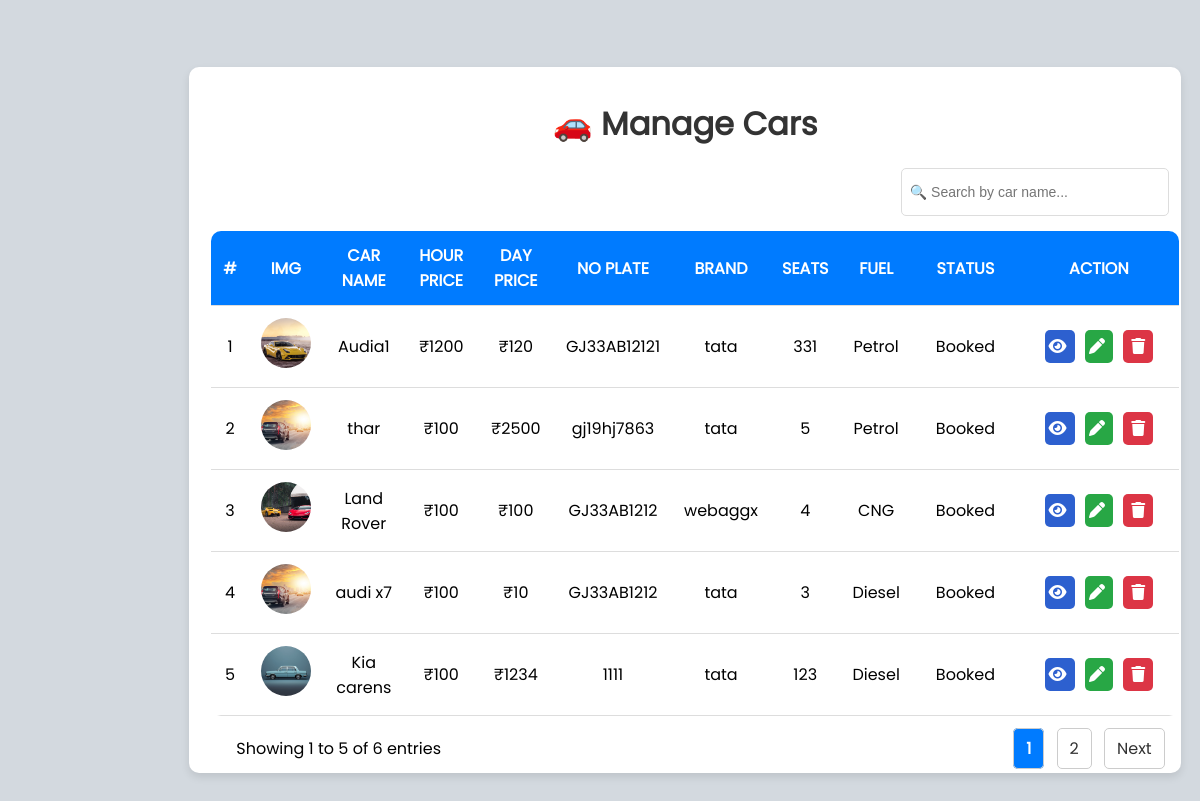
/admin/managecar.php, run on the app's committed database.
### tables this page shows
CREATE TABLE IF NOT EXISTS `car_list` (
  `vid` int NOT NULL AUTO_INCREMENT,
  `cname` varchar(255) NOT NULL,
  `modal` int NOT NULL,
  `chprice` int NOT NULL,
  `price` int NOT NULL,
  `no_plate` varchar(255) NOT NULL,
  `brand` varchar(255) NOT NULL,
  `image` varchar(255) NOT NULL,
  `seat` int NOT NULL,
  `fual` varchar(255) NOT NULL,
  `door` int NOT NULL,
  `en_power` varchar(255) NOT NULL,
  `en_type` varchar(255) NOT NULL,
  `break_type` varchar(255) NOT NULL,
  `fual_capacity` int NOT NULL,
  `mileage` int NOT NULL,
  `status` int NOT NULL,
  `accessories` varchar(255) NOT NULL,
  PRIMARY KEY (`vid`)
);

### admin/managecar.php (the view, shortened to what this page needs)
<?php
@include "include/config.php";
$limit = 5;
$page = isset($_GET['page']) ? $_GET['page'] : 1;
$start = ($page - 1) * $limit;
$sql = "SELECT * FROM car_list LIMIT $start, $limit";
$result = mysqli_query($conn, $sql);
$total_result = mysqli_query($conn, "SELECT COUNT(*) AS total FROM car_list");
$total_row = mysqli_fetch_assoc($total_result);
$total_entries = $total_row['total'];
$total_pages = ceil($total_entries / $limit);
?>
<!DOCTYPE html>
<html lang="en">
<head>
    <link rel="stylesheet" href="css/all.min.css">
    <link rel="stylesheet" href="css/fontawesome.min.css">
</head>
<body>
    <div class="container">
        <h1>🚗 Manage Cars</h1>
        <div class="search-container">
            <input type="text" id="search" placeholder="🔍 Search by car name..." autocomplete="off" onkeyup="searchTable()">
        </div>
        <div class="table-container">
            <table id="carTable">
                <thead>
                    <tr>
                        <th>#</th>
                        <th>img</th>
                        <th>Car Name</th>
                        <th>Hour Price</th>
                        <th>Day Price</th>
                        <th>No Plate</th>
                        <th>Brand</th>
                        <th>Seats</th>
                        <th>Fuel</th>
                        <th>Status</th>
                        <th style="padding: 0px 50px;">Action</th>
                    </tr>
                </thead>
                <tbody>
                    <?php
                    $n = 1;
                    while ($row = mysqli_fetch_assoc($result)) {
                       $image= explode(',',$row['image'])
                    ?>
                        <tr>
                            <td><?php echo $n; ?></td>
                            <td><img src="img/<?php echo $image[0]; ?>" alt="car"></td>
                            <td class="car-name"><?php echo $row['cname']; ?></td>
                            <td>₹<?php echo $row['chprice']; ?></td>
                            <td>₹<?php echo $row['price']; ?></td>
                            <td><?php echo $row['no_plate']; ?></td>
                            <td><?php echo $row['brand']; ?></td>
                            <td><?php echo $row['seat']; ?></td>
                            <td><?php echo $row['fual']; ?></td>
                            <td>
                                <span class="status <?php echo strtolower($row['status']); ?>">
                                    <?php
                                    if ($row['status'] == 0) echo "<span class='available'> Available</span>";
                                    elseif ($row['status'] == 1) echo "<span class='booked'>Booked </span>";
                                    elseif ($row['status'] == 2) echo "<span class='maintenance'>Maintenance </span>";
                                    else echo "Not Available";
                                    ?>
                                </span>
                            </td>
                            <td>
                            <a class="view" style="padding:5px 4px;" href="viewcar.php?vid=<?php echo $row['vid']; ?>">
                                    <i class="fa-solid fa-eye"></i>
                                </a>
                                <a class="edit" style="padding:5px 4px;" href="update.php?vid=<?php echo $row['vid']; ?>">
                                    <i class="fa-solid fa-pen"></i>
                                </a>
                                <a class="delete" href="delete.php?vid=<?php echo $row['vid']; ?>">
                                    <i class="fa-solid fa-trash"></i>
                                </a>
                            </td>
                        </tr>
                    <?php
                        $n++;
                    }
                    ?>
                </tbody>
            </table>
            <div class="d-flex">
                <div>Showing <?php echo $start + 1; ?> to <?php echo min($start + $limit, $total_entries); ?> of <?php echo $total_entries; ?> entries</div>
                <div class="pagination">
                    <?php for ($i = 1; $i <= $total_pages; $i++): ?>
                        <a href="?page=<?php echo $i; ?>" class="page-link <?php echo $i == $page ? 'active' : ''; ?>"><?php echo $i; ?></a>
                    <?php endfor; ?>
                    <?php if ($page < $total_pages): ?>
                        <a href="?page=<?php echo $page + 1; ?>" class="page-link">Next</a>
                    <?php endif; ?>
                </div>
            </div>
        </div>
    </div>
</body>
</html>

### admin/managecar.php (style rules this page uses)
body { font-family: 'pop-regular', sans-serif; background: rgb(211, 217, 223); margin: 0; padding: 20px; display: flex; justify-content: center; align-items: center; height: 100vh; }
.container { background: #fff; padding: 12px; border-radius: 10px; box-shadow: 0px 4px 8px rgba(0, 0, 0, 0.1); text-align: center; margin-left: 170px; }
h1 { color: #333; margin-bottom: 20px; }
.search-container { margin-bottom: 15px; text-align: right; }
.search-container input { padding: 8px; font-size: 14px; width: 250px; height: 30px; border-radius: 5px; border: 1px solid #ddd; }
table { width: 100%; border-collapse: collapse; background: #fff; border-radius: 10px; overflow: hidden; text-align: center; margin-left: 10px; }
th, td { padding: 12px; text-align: center; border-bottom: 1px solid #ddd; }
th { background: #007BFF; color: white; text-transform: uppercase; }
.status { padding: 5px 12px; border-radius: 20px; color: #000; }
.edit, .delete , .view { margin: 0 5px; font-size: 16px; transition: 0.3s; padding: 5px 8px; border-radius: 5px; text-decoration: none; }
.edit { background: #28a745; color: white; }
.delete { background: #dc3545; color: white; }
.view { background:rgb(45, 96, 207); color: white; }
.d-flex { display: flex; justify-content: space-between; align-items: center; margin-top: 20px; margin-left: 35px; }
.pagination a { padding: 8px 12px; margin: 0 4px; border: 1px solid #ccc; border-radius: 5px; text-decoration: none; color: #333; background-color: white; transition: background-color 0.3s ease; }
.pagination a.active { background-color: #007bff; color: white; font-weight: bold; }
td img { width: 50px; height: 50px; border-radius: 50%; object-fit: cover; }

### data on the page
car_list: shows a picture, cname "Audia1", chprice "1200", price "120", no_plate "GJ33AB12121", brand "tata", seat "331", fual "Petrol", status "Booked"
car_list: cname "thar", chprice "100", price "2500", no_plate "gj19hj7863", brand "tata", seat "5", fual "Petrol", status "Booked"
car_list: shows a picture, cname "Land Rover", chprice "100", price "100", no_plate "GJ33AB1212", brand "webaggx", seat "4", fual "CNG", status "Booked"
car_list: cname "audi x7", chprice "100", price "10", no_plate "GJ33AB1212", brand "tata", seat "3", fual "Diesel", status "Booked"
car_list: shows a picture, cname "Kia carens", chprice "100", price "1234", no_plate "1111", brand "tata", seat "123", fual "Diesel", status "Booked"

### other printed values
$start + 1 "1"
min($start + $limit, $total_entries) "5"
$total_entries "6"
